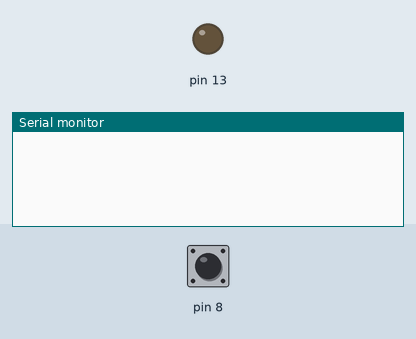
Recording of a sketch running on a simulated Arduino Uno, built with avr-gcc and run on an emulated ATmega328P. On the bench: output pins drawn as LEDs (lit = HIGH), the last lines printed to the serial monitor. Inputs (shaded band) come from the test bench; at power-on: pin 8 HIGH.

Above: at 1.2 s.
1.3 s: pin 8 pulled LOW for 0.15 s
At 2.5 s:
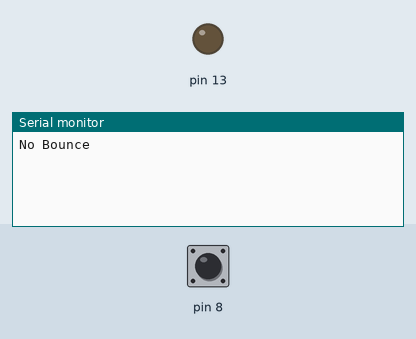
2.9 s: pin 8 pulled LOW for 1 s
At 3.22 s:
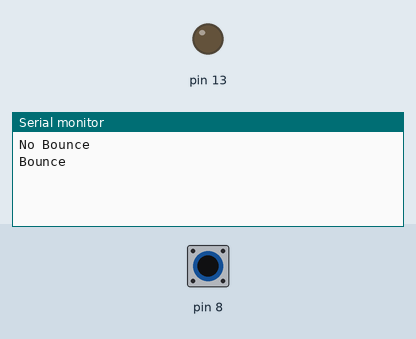

The sketch:

lab2.4.ino
```cpp
volatile uint8_t* ioPORTB;
volatile uint8_t* ioDDRB;
volatile uint8_t* ioPINB;

void myHardDelay(long delayInMs);
void debounce();

void setup() {
  // put your setup code here, to run once:
  ioPORTB = ( uint8_t *)0x25;
  ioDDRB = ( uint8_t *)0x24;
  ioPINB = (uint8_t*)0x23;
  pinMode(13, OUTPUT);
  *ioDDRB &= 0xfe;
  *ioPORTB |= 0x01;
  Serial.begin(9600);
}

void loop() {
  // put your main code here, to run repeatedly:
  if ((*ioPINB & 0x01) == 0) {
    debounce();
    if ((*ioPINB & 0x01) == 0) {
      Serial.print("Bounce\n");
    }
    else {
      Serial.print("No Bounce\n");
    }
  }


}

void debounce() {
  myHardDelay(150);
}

void myHardDelay(long delayInMs) {
  float N = 198.43;
  long long iterations = delayInMs * N;
  volatile long long i = 0;
  while (i < iterations) {
    i++;
  }
}
```

Measured:
- after the input at 1.3 s, the serial monitor: prints a new line after 0.17 s (image 1)
- after the input at 2.9 s, the serial monitor: prints a new line after 0.17 s (image 2)
